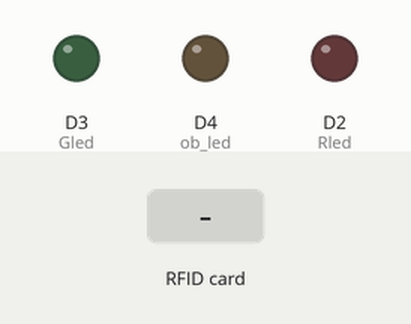
A sketch run on a simulated ESP8266 (NodeMCU). On the bench: output pins drawn as LEDs (lit = HIGH). Dashed ring = blinking. The test bench sets the inputs (shaded band). WiFi joins after 1.5 s; servers stay silent unless stated; uploads are accepted with an empty reply; what the sketch prints to the serial monitor is not drawn.

Above: at 3.7 s.
3.8 s: RFID card 30 55 B4 D4 held to the reader
At 4.4 s:
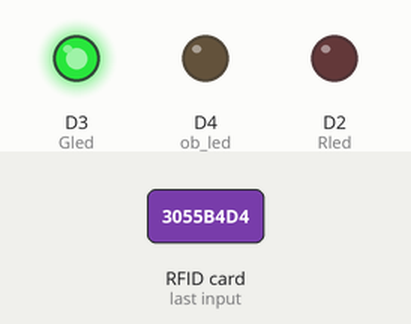
6.0 s: RFID card 5E 7A 19 C4 held to the reader
At 6.11 s:
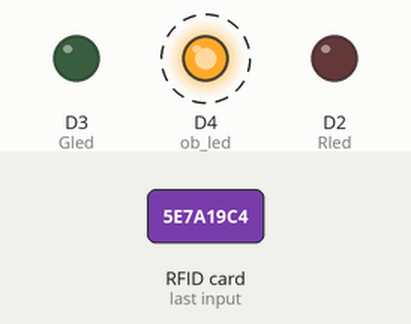
At 6.91 s:
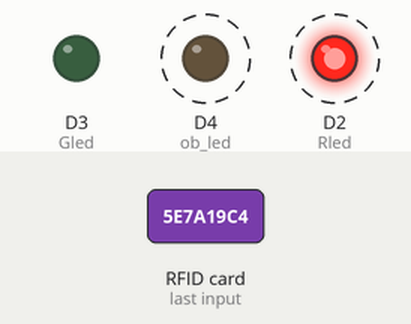
Timing chart, 0 to 13.7 s (numbered marks = the images above; inputs shaded):
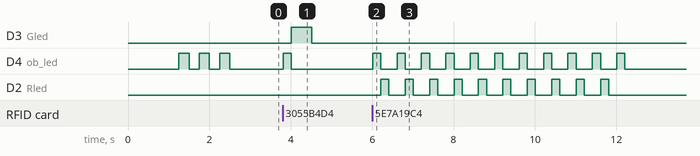

The sketch:

gs_auth.ino
```cpp
#include <ESP8266WiFi.h>
#include <WiFiClientSecure.h>
#include<SPI.h>
#include<MFRC522.h>

#define ob_led 2
#define Rled D2
#define Gled D3
#define buzz D4
#define SS_PIN D8//10
#define RST_PIN D0//9

//-->Wifi ssid,password,mess and id
const char* ssid = "xx";
const char* password = "xx";
const String mess="B";
String ID="";
String roll="";
//--> Cards Database
String mydb[30][2]={
  {"30 55 B4 D4","B180476EE"},
  {"10 34 6A D4","B180552CH"},
  {"70 BA 68 D4","B180782EE"},
  {"80 29 A9 D4","B181112BT"},
  {"90 34 AF D4","B190007ME"},
  {"E0 F2 62 D4","B190221ME"},
  {"10 2A B0 D4","B190342PE"},
  {"30 79 AB D4","B190445CS"},
  {"80 75 5A D4","B190453CE"},
  {"F0 D0 AE D4","B190462ME"},
  {"70 94 A9 D4","B200476EE"},
  {"20 59 5A D4","B200876ME"},
  {"20 89 5A D4","B210974CE"},
  {"E0 49 AE D4","M170220CE"},
  {"40 A0 74 D4","M170229EC"},
  {"90 DA 6D D4","M170404CE"},
  {"A0 46 62 D4","M170479EE"},
  {"50 86 B2 D4","M170689EE"},
  {"B0 30 BA D4","M180151CS"},
  {"D0 6D A9 D4","M181001EE"},
  {"10 91 D9 70","M190111CS"},
  {"40 24 C1 70","P170452CS"},
  {"E0 D6 C9 70","P170555EC"},
  {"90 42 C0 70","P170661CE"},
  {"F0 2E BA 70","P190881EE"},
  {"F5 51 8F AC","20010226E"},//1 card
  {"55 68 AA AC","20180105E"},//2 card
  {"AD 58 6C 20","20180426E"},//3 key
  {"B5 61 AE AC","20200224E"},//4 card
  {"BD C8 FD 31","20200306E"}//5 key
};

//Host & httpsPort
const char* host = "script.google.com";
const int httpsPort = 443;
String GAS_ID = "xxxx";

WiFiClientSecure client;
MFRC522 my_mfrc522(SS_PIN, RST_PIN);

void setup() {
  // put your setup code here, to run once:
  Serial.begin(115200);
  delay(1000);

  WiFi.begin(ssid, password);
  Serial.println("");

  pinMode(ob_led,OUTPUT);
  digitalWrite(ob_led, HIGH);

  Serial.print("Connecting");
  while (WiFi.status() != WL_CONNECTED) {
    Serial.print(".");
    digitalWrite(ob_led, LOW);
    delay(250);
    digitalWrite(ob_led, HIGH);
    delay(250);
  }
  digitalWrite(ob_led, HIGH);
  Serial.println("");
  Serial.print("Successfully connected to : ");
  Serial.println(ssid);
  Serial.print("IP address: ");
  Serial.println(WiFi.localIP());
  Serial.println();

  client.setInsecure();

  pinMode(Rled,OUTPUT);
  pinMode(Gled,OUTPUT);
  pinMode(buzz,OUTPUT);
  digitalWrite(Rled,LOW);
  digitalWrite(Gled,LOW);
  digitalWrite(buzz,LOW);

  SPI.begin();
  my_mfrc522.PCD_Init();
  my_mfrc522.PCD_DumpVersionToSerial();
  Serial.println("Put Your card to Access...");
  Serial.println();
}

void loop() {

  if(!my_mfrc522.PICC_IsNewCardPresent()){
    return;
  }
  if(!my_mfrc522.PICC_ReadCardSerial()){
    return;
  }
  byte letters;
  for(byte i=0;i<my_mfrc522.uid.size;i++){
    ID.concat(String(my_mfrc522.uid.uidByte[i]<0x10 ? "0" : " "));
    ID.concat(String(my_mfrc522.uid.uidByte[i],HEX));
  }
  ID=ID.substring(1);
  proc();
  ID.toUpperCase();

  String Tag = "Tag ID is : " + ID + " , ";
  String Mess = "Scanned at : " + mess + " mess";
  Serial.print(Tag);
  Serial.println(Mess);
  if(iselementpresent(ID)){ //-->If card is present in database
    access();
    sendData(roll, mess);
    Serial.print("Hello: ");
    Serial.println(roll);
  }
  else{
    deny();
    Serial.println(" Access Denied");
  }
  ID="";
}

//-->Function for sending data to Google Sheets
void sendData(String id, String mess) {
  Serial.println("==========");
  Serial.print("connecting to ");
  Serial.println(host);

//-->Connect to Google host
  if (!client.connect(host, httpsPort)) {
    Serial.println("connection failed");
    return;
  }
//-->Sending data
  String url = "/macros/s/" + GAS_ID + "/exec?id=" + id + "&mess=" + mess;
  Serial.print("requesting URL: ");
  Serial.println(url);

  client.print(String("GET ") + url + " HTTP/1.1\r\n" +
         "Host: " + host + "\r\n" +
         "User-Agent: BuildFailureDetectorESP8266\r\n" +
         "Connection: close\r\n\r\n");

  Serial.println("request sent");

//-->Whether the data was sent successfully or not
  while (client.connected()) {
    String line = client.readStringUntil('\n');
    if (line == "\r") {
      Serial.println("headers received");
      break;
    }
  }
  String line = client.readStringUntil('\n');
  if (line.startsWith("{\"state\":\"success\"")) {
    Serial.println("esp8266/Arduino CI successfull!");
  }
  else {
    Serial.println("esp8266/Arduino CI has failed");
  }
  Serial.print("reply was : ");
  Serial.println(line);
  Serial.println("closing connection");
  Serial.println("==========");
  Serial.println();
}
//--> Function to check if card is present database
boolean iselementpresent(String element){
  for (int i=0;i<25;i++){
    if(mydb[i][0]==element){
      roll=mydb[i][1];
      return true;
    }
  }
  return false;
}
//--> Functions for Buzzer, Green Led and Red Led
void proc(){
  analogWrite(buzz, 255);
  delay(200);
  digitalWrite(buzz, LOW);
}
void access(){
  digitalWrite(Gled,HIGH);
  delay(500);
  digitalWrite(Gled,LOW);
}
void deny(){
  for(int i=0;i<10;i++){
    digitalWrite(Rled,HIGH);
    delay(200);
    digitalWrite(Rled,LOW);
    delay(200);
    proc();
  }
}
```

Measured:
- after the input at 3.8 s, D3 (Gled): LOW → HIGH after 0.21 s, → LOW 0.50 s later; D4 (ob_led): LOW → HIGH at once, → LOW 0.20 s later
- after the input at 6.0 s, D4 (ob_led): alternates HIGH for 0.20 s and LOW for 0.40 s, 22 changes in all, then stays LOW, starting at once; D2 (Rled): alternates HIGH for 0.20 s and LOW for 0.40 s, 20 changes in all, then stays LOW, starting after 0.21 s
